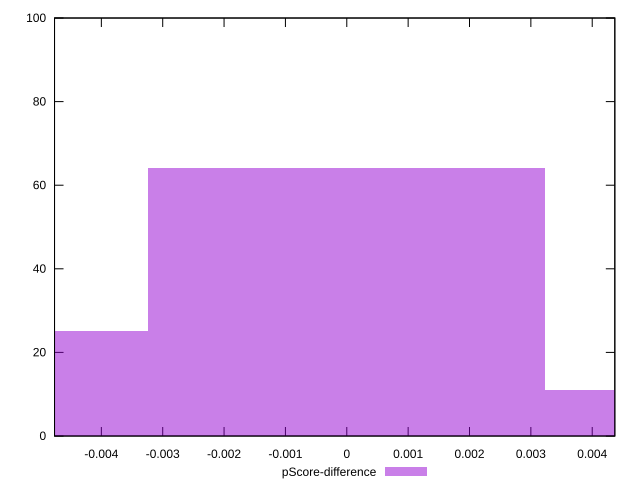

Write the gnuplot code that produced this figure.
reset

$pScoreDifference <<EOF
0 64
-0.006471985136060539 25
0.006471985136060539 11
EOF

set key outside below
set boxwidth 0.006471985136060539
set xrange [-0.004762995021794558:0.004368361210440541]
set yrange [0:100]
set trange [0:100]
set style fill transparent solid 0.5 noborder
set terminal svg size 640, 490 enhanced background rgb 'white'
set output "report_00018_2021-02-10T15-25-16.877Z/max-potential-fid/samples/pages+cached/pScore-difference/histogram.svg"

plot $pScoreDifference title "pScore-difference" with boxes

reset
